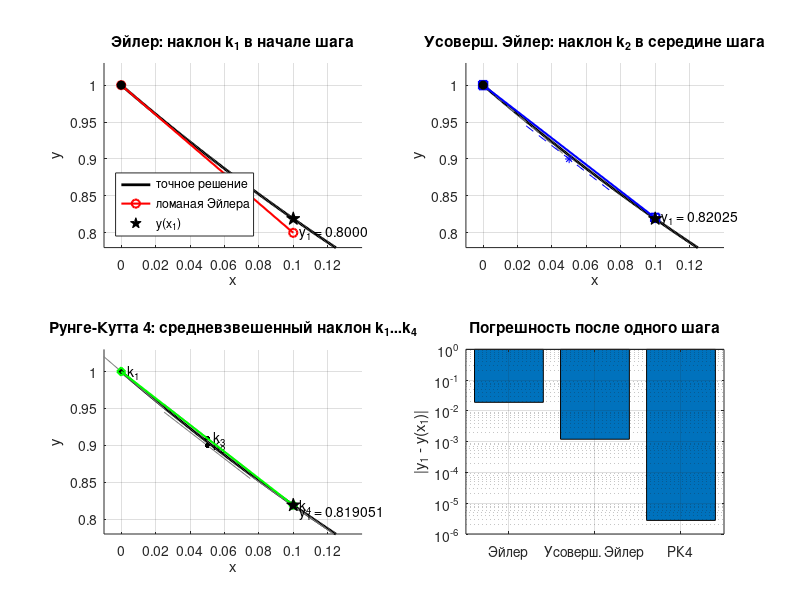
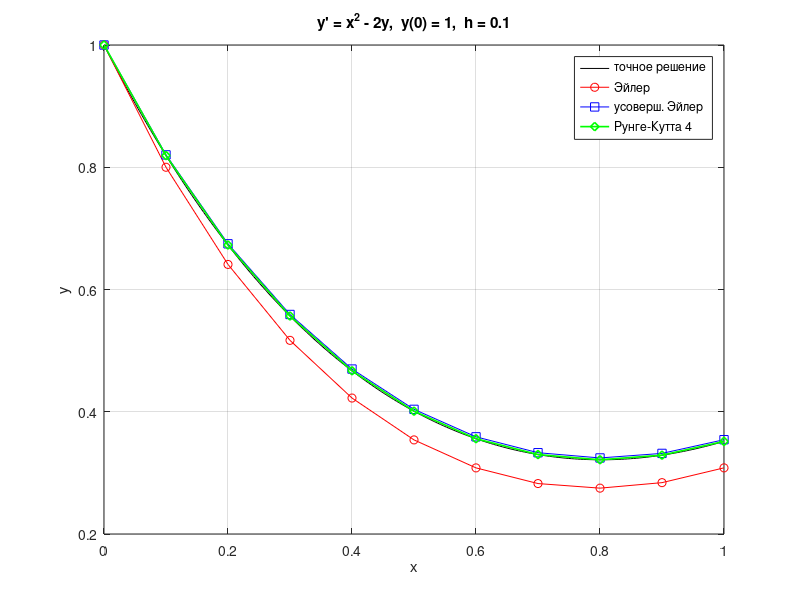

MATLAB code to generate these figures, in order: (Note: this script raises an error after producing the figures.)
%% Вопрос 6.5. Один шаг методов Эйлера, усовершенствованного Эйлера и Рунге-Кутты 4
%  Пример из Приложения Б методички:   y' = x^2 - 2y,   y(0) = 1,   h = 0.1
%  Точное решение:                     y*(x) = 3/4*exp(-2x) + x^2/2 - x/2 + 1/4
%
%  Часть 1: один шаг (x0,y0) -> (x1,y1): промежуточные величины и график
%  Часть 2: те же методы на всём отрезке [0,1] (таблица, как в методичке)
%  Часть 3: один шаг для системы варианта 6 (векторный случай, нужен sdu_rhs.m)

clear; clc; close all;

f   = @(x, y) x.^2 - 2*y;
yex = @(x) 0.75*exp(-2*x) + 0.5*x.^2 - 0.5*x + 0.25;

x0 = 0;  y0 = 1;  h = 0.1;
x1 = x0 + h;
xm = x0 + h/2;                       % середина шага

%% ---------- Часть 1. Один шаг ----------
% 1) Метод Эйлера: наклон берётся в НАЧАЛЕ шага
%       y1 = y0 + h*f(x0, y0)
k1 = f(x0, y0);
yE = y0 + h*k1;

% 2) Усовершенствованный метод Эйлера: наклон берётся в СЕРЕДИНЕ шага
%       y1 = y0 + h*f(x0 + h/2,  y0 + h/2*f(x0, y0))
p2 = y0 + h/2*k1;                    % "полушаг" Эйлера в середину интервала
k2 = f(xm, p2);                      % наклон в средней точке
yM = y0 + h*k2;

% 3) Классический метод Рунге-Кутты 4-го порядка: средневзвешенный наклон
%       y1 = y0 + h/6*(k1 + 2*k2 + 2*k3 + k4)
p3 = y0 + h/2*k2;
k3 = f(xm, p3);
p4 = y0 + h*k3;
k4 = f(x1, p4);
kR = (k1 + 2*k2 + 2*k3 + k4) / 6;
yR = y0 + h*kR;

yT = yex(x1);                        % точное значение y(x1)
fprintf('Шаг h = %g,  (x0, y0) = (%g, %g)\n', h, x0, y0);
fprintf('k1 = %9.5f\nk2 = %9.5f\nk3 = %9.5f\nk4 = %9.5f\n', k1, k2, k3, k4);
fprintf('средний наклон (k1+2k2+2k3+k4)/6 = %9.6f\n\n', kR);
fprintf('Точное y(%g)                = %.6f\n', x1, yT);
fprintf('Эйлер                     y1 = %.6f   |ошибка| = %.2e\n', yE, abs(yE - yT));
fprintf('Усовершенствованный Эйлер y1 = %.6f   |ошибка| = %.2e\n', yM, abs(yM - yT));
fprintf('Рунге-Кутта 4             y1 = %.6f   |ошибка| = %.2e\n\n', yR, abs(yR - yT));

% ----- график -----
xx  = linspace(x0, x0 + 1.4*h, 200);
d   = h/4;                            % полудлина отрезка-касательной на рисунке
lim = [x0 - 0.01, x0 + 1.4*h, 0.78, 1.03];
grey = [0.5 0.5 0.5];

figure('Name', 'Один шаг: Эйлер, усоверш. Эйлер, Рунге-Кутта 4', 'NumberTitle', 'off');

% --- Эйлер ---
subplot(2, 2, 1); hold on; grid on;
hEx = plot(xx, yex(xx), 'k-', 'LineWidth', 2);
hE  = plot([x0 x1], [y0 yE], 'r-o', 'LineWidth', 1.5);
hT  = plot(x1, yT, 'kp', 'MarkerSize', 10, 'MarkerFaceColor', 'k');
plot(x0, y0, 'ko', 'MarkerFaceColor', 'k');
text(x1, yE, sprintf('  y_1 = %.4f', yE));
legend([hEx hE hT], {'точное решение', 'ломаная Эйлера', 'y(x_1)'}, 'Location', 'southwest');
axis(lim);  xlabel('x');  ylabel('y');
title('Эйлер: наклон k_1 в начале шага');

% --- Усовершенствованный Эйлер ---
subplot(2, 2, 2); hold on; grid on;
plot(xx, yex(xx), 'k-', 'LineWidth', 2);
plot([x0 xm], [y0 p2], '--', 'Color', grey);                 % полушаг Эйлера
plot(xm, p2, 'b*');                                          % средняя точка
plot([xm-d xm+d], [p2 - k2*d, p2 + k2*d], 'b--');            % касательная в средней точке
plot([x0 x1], [y0 yM], 'b-s', 'LineWidth', 1.5);             % шаг с наклоном k2
plot(x1, yT, 'kp', 'MarkerSize', 10, 'MarkerFaceColor', 'k');
plot(x0, y0, 'ko', 'MarkerFaceColor', 'k');
text(x1, yM, sprintf('  y_1 = %.5f', yM));
axis(lim);  xlabel('x');  ylabel('y');
title('Усоверш. Эйлер: наклон k_2 в середине шага');

% --- Рунге-Кутта 4 ---
subplot(2, 2, 3); hold on; grid on;
plot(xx, yex(xx), 'k-', 'LineWidth', 2);
px = [x0, xm, xm, x1];   py = [y0, p2, p3, p4];   pk = [k1, k2, k3, k4];
for i = 1:4
    plot([px(i)-d, px(i)+d], [py(i) - pk(i)*d, py(i) + pk(i)*d], '-', 'Color', grey);
    plot(px(i), py(i), 'k.', 'MarkerSize', 12);
    text(px(i), py(i), sprintf('  k_%d', i));
end
plot([x0 x1], [y0 yR], 'g-d', 'LineWidth', 1.5);
plot(x1, yT, 'kp', 'MarkerSize', 10, 'MarkerFaceColor', 'k');
text(x1, yR, sprintf('  y_1 = %.6f', yR), 'VerticalAlignment', 'top');
axis(lim);  xlabel('x');  ylabel('y');
title('Рунге-Кутта 4: средневзвешенный наклон k_1...k_4');

% --- Погрешности после одного шага ---
subplot(2, 2, 4);
bar(1:3, [abs(yE - yT), abs(yM - yT), abs(yR - yT)]);
set(gca, 'YScale', 'log', 'XTick', 1:3, ...
         'XTickLabel', {'Эйлер', 'Усоверш. Эйлер', 'РК4'});
grid on;  ylabel('|y_1 - y(x_1)|');
title('Погрешность после одного шага');

%% ---------- Часть 2. Весь отрезок [0,1], h = 0.1 ----------
N  = 10;
x  = (0:N)*h;
Ye = zeros(1, N+1);   Ym = Ye;   Yr = Ye;
Ye(1) = y0;   Ym(1) = y0;   Yr(1) = y0;
for i = 1:N
    Ye(i+1) = Ye(i) + h*f(x(i), Ye(i));                                   % Эйлер
    Ym(i+1) = Ym(i) + h*f(x(i) + h/2, Ym(i) + h/2*f(x(i), Ym(i)));        % усоверш. Эйлер
    q1 = f(x(i),         Yr(i));                                          % Рунге-Кутта 4
    q2 = f(x(i) + h/2,   Yr(i) + h*q1/2);
    q3 = f(x(i) + h/2,   Yr(i) + h*q2/2);
    q4 = f(x(i) + h,     Yr(i) + h*q3);
    Yr(i+1) = Yr(i) + h/6*(q1 + 2*q2 + 2*q3 + q4);
end
Yt = yex(x);

fprintf('  i    x_i    Эйлер    Усов.Э.     РК4      точное   ош.Эйлер  ош.Усов.  ош.РК4\n');
for i = 1:N+1
    fprintf('%3d  %4.1f  %8.5f  %8.5f  %8.6f  %8.6f  %8.1e  %8.1e  %8.1e\n', ...
            i-1, x(i), Ye(i), Ym(i), Yr(i), Yt(i), ...
            abs(Ye(i) - Yt(i)), abs(Ym(i) - Yt(i)), abs(Yr(i) - Yt(i)));
end

figure('Name', 'Сравнение методов на [0, 1]', 'NumberTitle', 'off');
xf = linspace(0, 1, 200);
plot(xf, yex(xf), 'k-', x, Ye, 'r-o', x, Ym, 'b-s', x, Yr, 'g-d', 'LineWidth', 1.2);
grid on;
legend('точное решение', 'Эйлер', 'усоверш. Эйлер', 'Рунге-Кутта 4', 'Location', 'best');
xlabel('x');  ylabel('y');
title('y'' = x^2 - 2y,  y(0) = 1,  h = 0.1');

%% ---------- Часть 3. Один шаг для системы варианта 6 ----------
% y(t) = 1(t),  x(0) = [1; 0.5; 0.1],  h = 0.1  (те же формулы, но для вектора состояния)
F  = @(t, X) sdu_rhs(t, X, 1);
X0 = [1; 0.5; 0.1];

K1 = F(0,   X0);
XE = X0 + h*K1;                                   % Эйлер
K2 = F(h/2, X0 + h/2*K1);
XM = X0 + h*K2;                                   % усовершенствованный Эйлер
K3 = F(h/2, X0 + h/2*K2);
K4 = F(h,   X0 + h*K3);
XR = X0 + h/6*(K1 + 2*K2 + 2*K3 + K4);            % Рунге-Кутта 4

[~, Xs] = ode45(F, [0 h], X0, odeset('RelTol', 1e-10, 'AbsTol', 1e-12));
Xref = Xs(end, :)';                               % эталон (жёсткие допуски)

fprintf('\nСистема варианта 6, y = 1(t), h = %g, вектор [x1; x2; x3]:\n', h);
fprintf('  K1 (наклон в начале)        = [%9.5f %9.5f %9.5f]\n', K1);
fprintf('  Эйлер                       = [%9.5f %9.5f %9.5f]\n', XE);
fprintf('  Усовершенствованный Эйлер   = [%9.5f %9.5f %9.5f]\n', XM);
fprintf('  Рунге-Кутта 4               = [%9.5f %9.5f %9.5f]\n', XR);
fprintf('  Эталон (ode45, строгие tol) = [%9.5f %9.5f %9.5f]\n', Xref);
